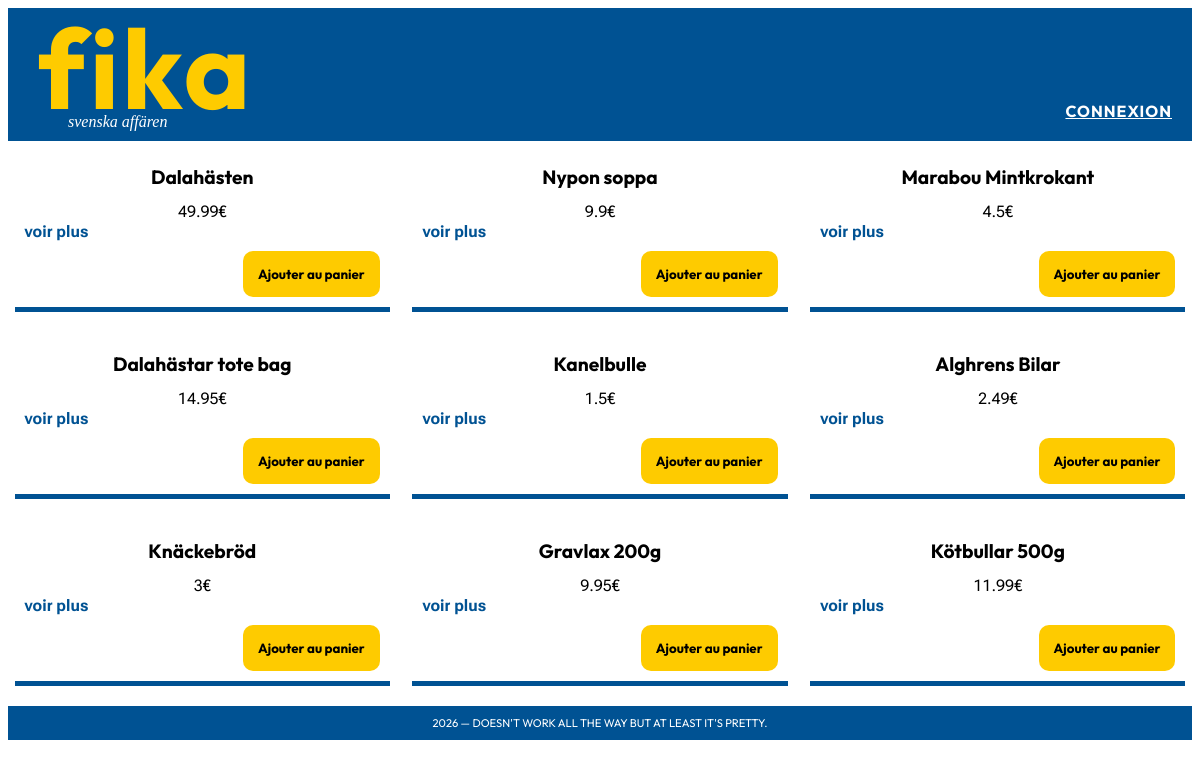
The page / on the database its author committed.
### tables this page shows
CREATE TABLE products (
    `id` INT AUTO_INCREMENT PRIMARY KEY,
    `name` VARCHAR(255) NOT NULL,
    `price` DECIMAL (10, 2),
    `description` TEXT,
    `created_at` DATE
);

### controller/ProductController.php (called while the page is built, shortened)
<?php
require_once __DIR__ . '/../repository/ProductRepository.php';
require_once __DIR__ . '/../model/Product.php';
class ProductController
{
    public function index(): void
    {
        $pdo = getPDO();
        $repository = new ProductRepository($pdo);
        $products = $repository->getAll();
        require_once __DIR__ . '/../view/homepage.php';
    }
}

### repository/ProductRepository.php (called while the page is built, shortened)
<?php
require_once __DIR__ . '/../model/Product.php';
class ProductRepository{
    private PDO $db;
    public function __construct(PDO $db)
    {
        $this->db = $db;
    }
public function getAll(){
    $stmt = $this->db->query("SELECT * FROM products");
    $stmt->setFetchMode(PDO::FETCH_CLASS, "Product");
    $result = $stmt->fetchAll();
    return $result;
}
}

### model/Product.php (called while the page is built, shortened)
<?php
class Product{
    private int $id;
    private string $name;
    private float $price;
    public function getID(): int {
        return $this->id;
    }
    public function getName(): string{
        return ($this->name);
    }
    public function getPrice(): float{
        return $this->price;
    }
}

### view/homepage.php (the view, shortened to what this page needs)
<!DOCTYPE html>
<html lang="en">
<head>
</head>
<?php include('./view/layout/header.php');?>
<body>
    <main>
        <div class="products-display">
            <?php
            foreach ($products as $product): ?>
                <div class="product-card">
                    <h4 class="card-product-title"><?= $product->getName() ?></h4>
                   <p class="card-product-price"><?= $product->getPrice() ?>€</p>
                    <a href="?page=product&id=<?= $product->getId() ?>">voir plus</a>
                    <button class="card-add" type="button">Ajouter au panier</button>
            </div>
            <?php endforeach; ?>
            </div>
    </main>
    <?php include('./view/layout/footer.php'); ?>
</body>
</html>

### public/css/style.css (style rules this page uses)
.products-display { display: flex; flex-direction: row; gap: 1em; flex-wrap: wrap; justify-content: space-evenly; align-items: justify; margin:0 auto; }
.product-card { width: 30%; padding: 10px; border-bottom: solid 5px #005293; font-family: "Roboto Flex", sans-serif; font-size: 1em; display: flex; flex-direction: column; justify-content: center; align-items: center; gap: 10px; }
.card-product-title { font-family: "Outfit", sans-serif; line-height: 0px; font-size: 1.2em; }
.card-product-price { line-height: 0; margin: 0; }
.product-card a { align-self: flex-start; text-decoration: none; color: #005293; font-weight: bold; }
.card-add { background: #fecb00; border: none; padding: 15px; border-radius: 10px; font-family: "Outfit", sans-serif; font-weight: bold; align-self: flex-end; justify-self: flex-end; }

### rows shown on the page
products: name "Dalahästen", price "49.99"
products: name "Nypon soppa", price "9.9"
products: name "Marabou Mintkrokant", price "4.5"
products: name "Dalahästar tote bag", price "14.95"
products: name "Kanelbulle", price "1.5"
products: name "Alghrens Bilar", price "2.49"
products: name "Knäckebröd", price "3"
products: name "Gravlax 200g", price "9.95"
products: name "Kötbullar 500g", price "11.99"
